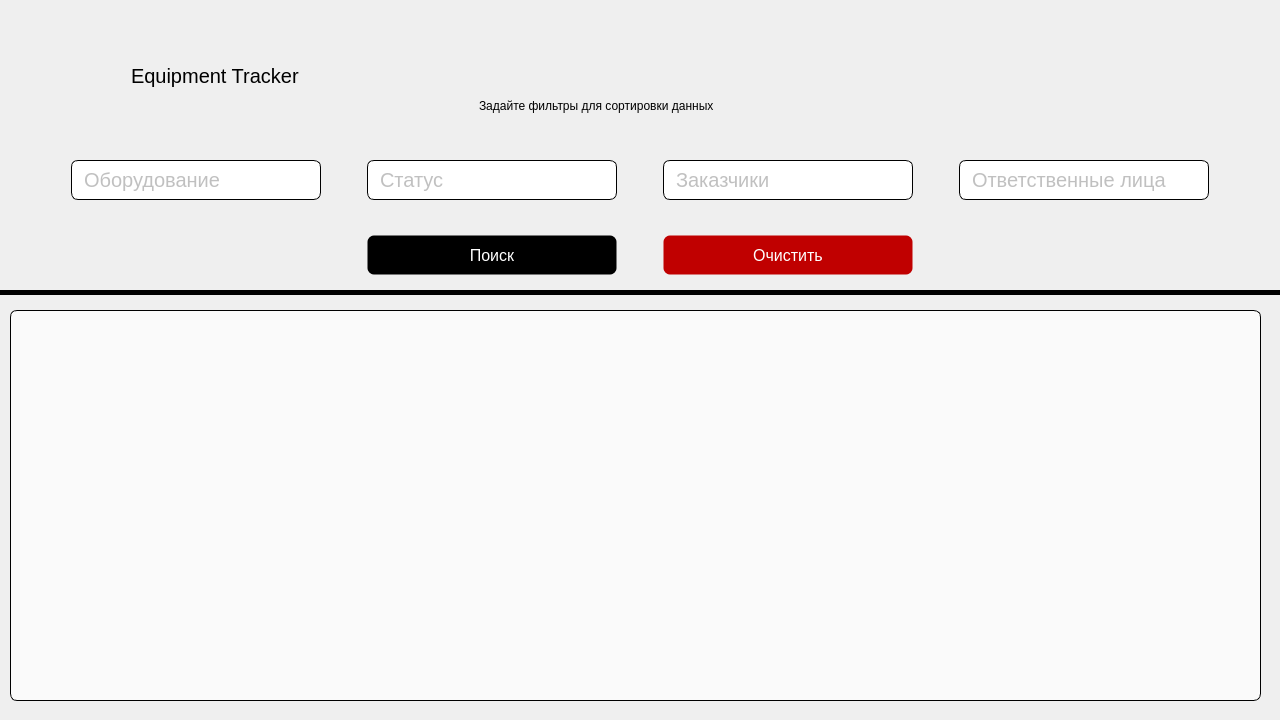
<?xml version="1.0" encoding="UTF-8"?>
<ui version="4.0">
 <class>Dialog</class>
 <widget class="QDialog" name="Dialog">
  <property name="geometry">
   <rect>
    <x>0</x>
    <y>0</y>
    <width>1280</width>
    <height>720</height>
   </rect>
  </property>
  <property name="maximumSize">
   <size>
    <width>1280</width>
    <height>720</height>
   </size>
  </property>
  <property name="windowTitle">
   <string>Dialog</string>
  </property>
  <property name="styleSheet">
   <string notr="true">border: 1px solid rgba(0, 0, 0, 0);
border-radius: 7px;</string>
  </property>
  <widget class="QWidget" name="layoutWidget">
   <property name="geometry">
    <rect>
     <x>50</x>
     <y>50</y>
     <width>255</width>
     <height>52</height>
    </rect>
   </property>
   <layout class="QHBoxLayout" name="horizontalLayout">
    <item>
     <widget class="QLabel" name="labelLogo">
      <property name="text">
       <string/>
      </property>
      <property name="pixmap">
       <pixmap resource="res-rc.qrc">:/icons/logo/logopen72.svg</pixmap>
      </property>
     </widget>
    </item>
    <item>
     <widget class="QLabel" name="labelLogoText">
      <property name="styleSheet">
       <string notr="true">font-size: 20px;

font: 700 16pt &quot;Segoe UI&quot;;</string>
      </property>
      <property name="text">
       <string>Equipment Tracker</string>
      </property>
     </widget>
    </item>
   </layout>
  </widget>
  <widget class="QLabel" name="labelMain">
   <property name="geometry">
    <rect>
     <x>475</x>
     <y>90</y>
     <width>411</width>
     <height>31</height>
    </rect>
   </property>
   <property name="styleSheet">
    <string notr="true">font: 16pt &quot;Segoe UI&quot;;</string>
   </property>
   <property name="text">
    <string>Задайте фильтры для сортировки данных</string>
   </property>
  </widget>
  <widget class="QLineEdit" name="lineEquipment">
   <property name="geometry">
    <rect>
     <x>71</x>
     <y>160</y>
     <width>250</width>
     <height>40</height>
    </rect>
   </property>
   <property name="styleSheet">
    <string notr="true">border-color: rgb(0, 0, 0);
font-size: 20px;
padding-left: 10px;
color: rgb(130, 130, 130);</string>
   </property>
   <property name="placeholderText">
    <string>Оборудование</string>
   </property>
  </widget>
  <widget class="QLineEdit" name="lineStatus">
   <property name="geometry">
    <rect>
     <x>367</x>
     <y>160</y>
     <width>250</width>
     <height>40</height>
    </rect>
   </property>
   <property name="styleSheet">
    <string notr="true">border-color: rgb(0, 0, 0);
font-size: 20px;
padding-left: 10px;
color: rgb(130, 130, 130);</string>
   </property>
   <property name="placeholderText">
    <string>Статус</string>
   </property>
  </widget>
  <widget class="QLineEdit" name="lineCustomers">
   <property name="geometry">
    <rect>
     <x>663</x>
     <y>160</y>
     <width>250</width>
     <height>40</height>
    </rect>
   </property>
   <property name="styleSheet">
    <string notr="true">border-color: rgb(0, 0, 0);
font-size: 20px;
padding-left: 10px;
color: rgb(130, 130, 130);</string>
   </property>
   <property name="placeholderText">
    <string>Заказчики</string>
   </property>
  </widget>
  <widget class="QLineEdit" name="lineResponsible">
   <property name="geometry">
    <rect>
     <x>959</x>
     <y>160</y>
     <width>250</width>
     <height>40</height>
    </rect>
   </property>
   <property name="styleSheet">
    <string notr="true">border-color: rgb(0, 0, 0);
font-size: 20px;
padding-left: 10px;
color: rgb(130, 130, 130);</string>
   </property>
   <property name="placeholderText">
    <string>Ответственные лица</string>
   </property>
  </widget>
  <widget class="QPushButton" name="pushSearch">
   <property name="geometry">
    <rect>
     <x>367</x>
     <y>235</y>
     <width>250</width>
     <height>40</height>
    </rect>
   </property>
   <property name="styleSheet">
    <string notr="true">QPushButton {
font-size: 16px;
color: rgb(255, 255, 255);
background-color: rgb(0, 0, 0);
}

QPushButton:hover {
background-color: rgba(0, 0, 0, 95);
}

QPushButton:pressed {
background-color: rgba(0, 0, 0, 85);
}
</string>
   </property>
   <property name="text">
    <string>Поиск</string>
   </property>
  </widget>
  <widget class="QPushButton" name="pushButton_2">
   <property name="geometry">
    <rect>
     <x>663</x>
     <y>235</y>
     <width>250</width>
     <height>40</height>
    </rect>
   </property>
   <property name="styleSheet">
    <string notr="true">QPushButton {
font-size: 16px;
color: rgb(255, 255, 255);
background-color:  rgb(192, 0, 0);
}

QPushButton:hover {
background-color:  rgba(192, 0, 0, 95);
}

QPushButton:pressed {
background-color:  rgba(192, 0, 0, 85);
}
</string>
   </property>
   <property name="text">
    <string>Очистить</string>
   </property>
  </widget>
  <widget class="QTableView" name="tableView">
   <property name="geometry">
    <rect>
     <x>10</x>
     <y>310</y>
     <width>1251</width>
     <height>391</height>
    </rect>
   </property>
   <property name="styleSheet">
    <string notr="true">QTableView {
background-color: rgb(250, 250, 250);
border: 1px solid rgb(0, 0, 0);
border-bottom-right-radius: 7px;
border-bottom-left-radius: 7px;
}

QTableView::section {
background-color: (53,53, 53);
border: none;
height: 50px;
font-size: 14pt;
}

QTableView::item {
border-style: none;
border-bottom: rgba(0, 0, 0, 50);
}</string>
   </property>
  </widget>
  <widget class="Line" name="line">
   <property name="geometry">
    <rect>
     <x>0</x>
     <y>290</y>
     <width>1281</width>
     <height>5</height>
    </rect>
   </property>
   <property name="styleSheet">
    <string notr="true">
background-color: rgb(0, 0, 0);</string>
   </property>
   <property name="orientation">
    <enum>Qt::Orientation::Horizontal</enum>
   </property>
  </widget>
 </widget>
 <resources>
  <include location="res-rc.qrc"/>
  <include location="venv/Lib/site-packages/PySide6/res-rc.qrc"/>
 </resources>
 <connections/>
</ui>
